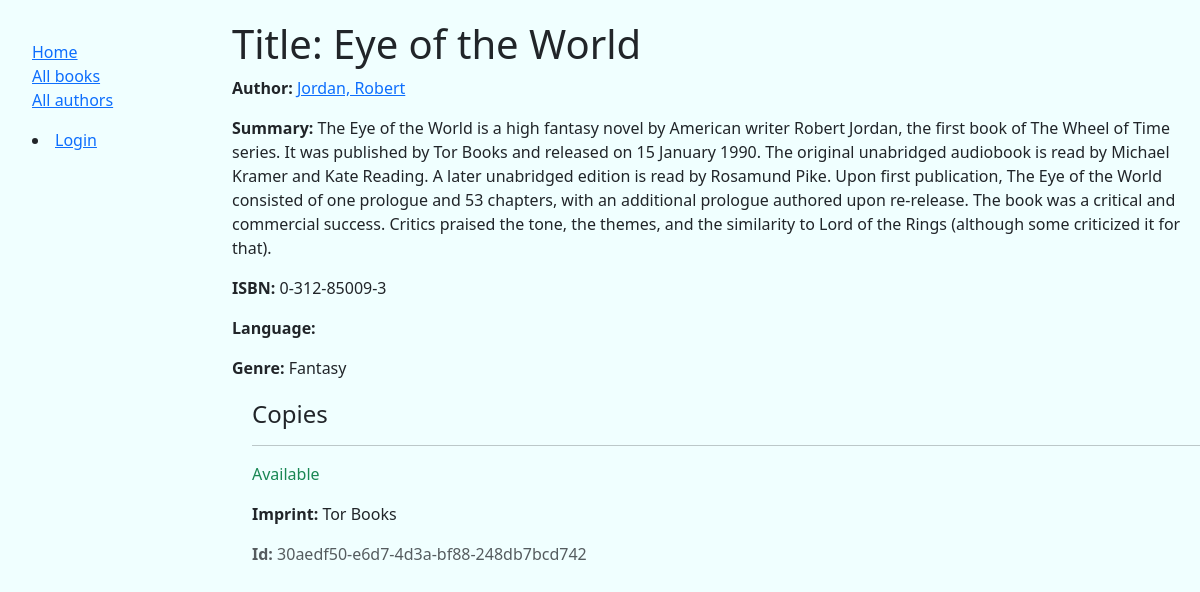
The page /catalog/book/1/ on the database as committed earlier.
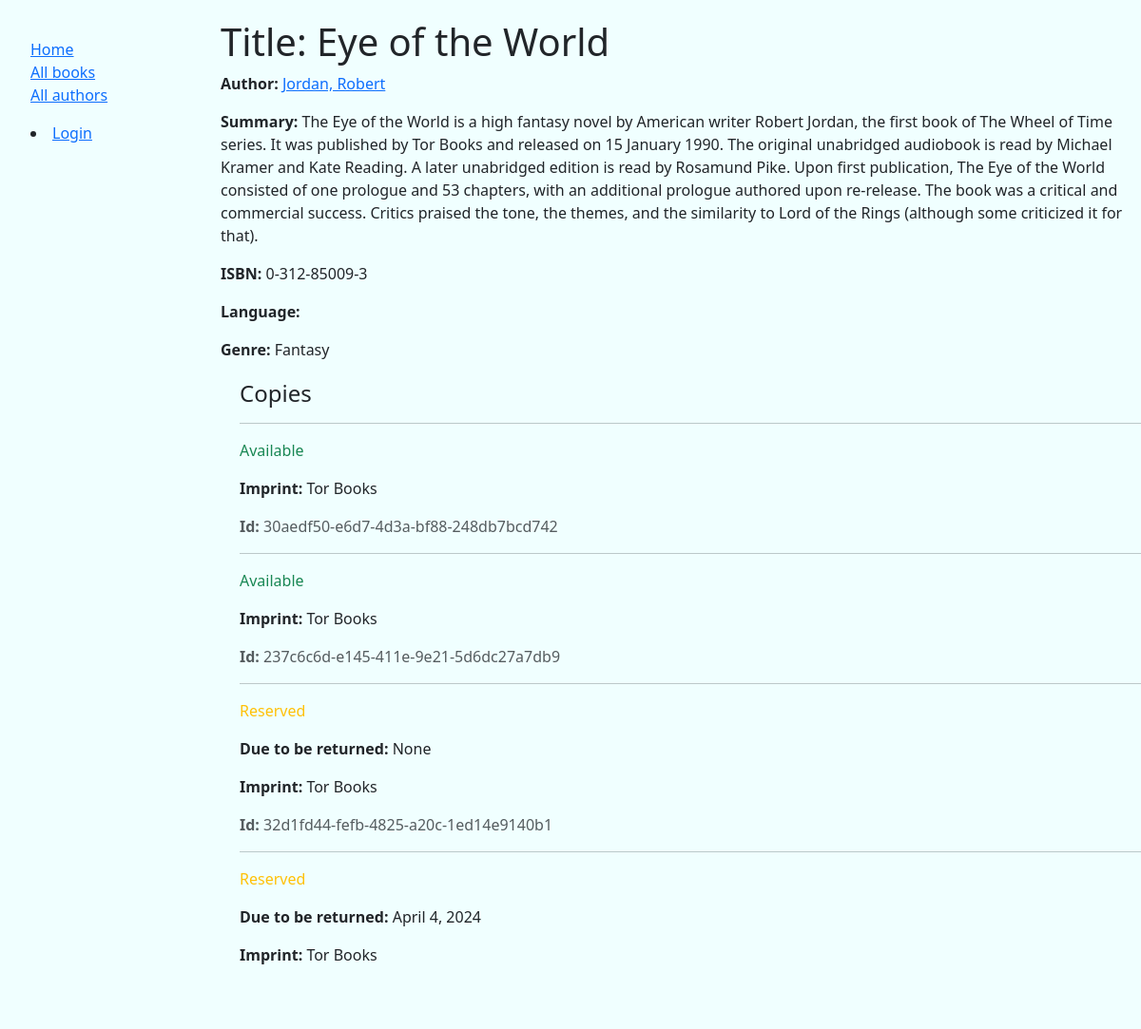
The same page on the database as committed later.
### catalog/models.py (models this page shows, shortened)
class BookInstance(models.Model):
    id = models.UUIDField(primary_key=True, default=uuid.uuid4,
                          help_text="Unique ID for this particular book across whole library")
    book = models.ForeignKey('Book', on_delete=models.RESTRICT, null=True)
    imprint = models.CharField(max_length=200)
    due_back = models.DateField(null=True, blank=True)
    borrower = models.ForeignKey(settings.AUTH_USER_MODEL, on_delete=models.SET_NULL, null=True, blank=True)
    LOAN_STATUS = (
        ('m', 'Maintenance'),
        ('o', 'On loan'),
        ('a', 'Available'),
        ('r', 'Reserved'),
    )
    status = models.CharField(
        max_length=1,
        choices=LOAN_STATUS,
        blank=True,
        default='m',
        help_text='Book availability',
    )
    class Meta:
        ordering = ['due_back']

### catalog/views.py (the view)
# urls.py: path('book/<int:pk>/', views.BookDetailView.as_view(), name='book-detail'),
class BookDetailView(generic.DetailView):
    model = Book

### catalog/models.py (called while the page is built)
    def __str__(self):
        return self.name

    def __str__(self):
        return f'{self.last_name}, {self.first_name}'

### catalog/templates/catalog/book_detail.html
{% extends "base_generic.html" %}
{% block content %}
  <h1>Title: {{ book.title }}</h1>
  <p><strong>Author:</strong> <a href="">{{ book.author }}</a></p>
  <p><strong>Summary:</strong> {{ book.summary }}</p>
  <p><strong>ISBN:</strong> {{ book.isbn }}</p>
  <p><strong>Language:</strong> {{ book.language }}</p>
  <p><strong>Genre:</strong> {{ book.genre.all|join:", " }}</p>
  <div style="margin-left:20px;margin-top:20px">
    <h4>Copies</h4>
    {% for copy in book.bookinstance_set.all %}
      <hr />
      <p
        class="{% if copy.status == 'a' %}text-success{% elif copy.status == 'm' %}text-danger{% else %}text-warning{% endif %}">
        {{ copy.get_status_display }}
      </p>
      {% if copy.status != 'a' %}
        <p><strong>Due to be returned:</strong> {{ copy.due_back }}</p>
      {% endif %}
      <p><strong>Imprint:</strong> {{ copy.imprint }}</p>
      <p class="text-muted"><strong>Id:</strong> {{ copy.id }}</p>
    {% endfor %}
  </div>
{% endblock %}

Rows that differ between the two databases and show on the page:
added BookInstance: status "Available", imprint "Tor Books", id "237c6c6d-e145-411e-9e21-5d6dc27a7db9"
added BookInstance: status "Reserved", due_back "None", imprint "Tor Books", id "32d1fd44-fefb-4825-a20c-1ed14e9140b1"
added BookInstance: status "Reserved", due_back "April 4, 2024", imprint "Tor Books"
